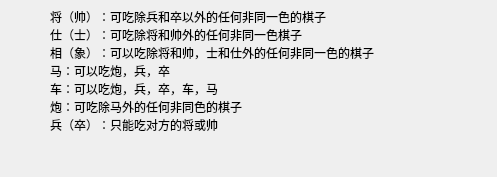
<?xml version="1.0" encoding="UTF-8"?>
<ui version="4.0">
 <class>rules</class>
 <widget class="QDialog" name="rules">
  <property name="geometry">
   <rect>
    <x>0</x>
    <y>0</y>
    <width>497</width>
    <height>177</height>
   </rect>
  </property>
  <property name="windowTitle">
   <string>Dialog</string>
  </property>
  <widget class="QLabel" name="label">
   <property name="geometry">
    <rect>
     <x>50</x>
     <y>-10</y>
     <width>441</width>
     <height>161</height>
    </rect>
   </property>
   <property name="text">
    <string>将（帅）：可吃除兵和卒以外的任何非同一色的棋子
仕（士）：可吃除将和帅外的任何非同一色棋子
相（象）：可以吃除将和帅，士和仕外的任何非同一色的棋子
马：可以吃炮，兵，卒
车：可以吃炮，兵，卒，车，马
炮：可吃除马外的任何非同色的棋子
兵（卒）：只能吃对方的将或帅</string>
   </property>
  </widget>
 </widget>
 <resources/>
 <connections/>
</ui>
